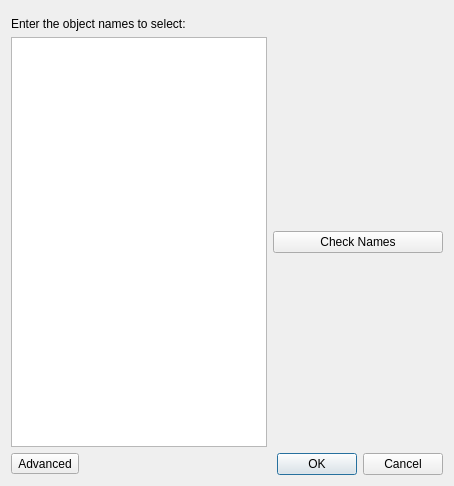
<?xml version="1.0" encoding="UTF-8"?>
<ui version="4.0">
 <class>Form</class>
 <widget class="QWidget" name="Form">
  <property name="geometry">
   <rect>
    <x>0</x>
    <y>0</y>
    <width>454</width>
    <height>486</height>
   </rect>
  </property>
  <property name="windowTitle">
   <string>Form</string>
  </property>
  <layout class="QGridLayout" name="gridLayout">
   <item row="0" column="0" colspan="3">
    <widget class="ComputerMemberOfAddBaseWidget" name="baseWidget" native="true"/>
   </item>
   <item row="1" column="0" colspan="2">
    <widget class="QLabel" name="objectNamesLabel">
     <property name="text">
      <string>Enter the object names to select:</string>
     </property>
    </widget>
   </item>
   <item row="2" column="0" colspan="2">
    <widget class="QTextEdit" name="objectNamesTextEdit"/>
   </item>
   <item row="2" column="2">
    <widget class="QPushButton" name="checkNamesButton">
     <property name="text">
      <string>Check Names</string>
     </property>
    </widget>
   </item>
   <item row="3" column="0">
    <widget class="QToolButton" name="advancedButton">
     <property name="text">
      <string>Advanced</string>
     </property>
    </widget>
   </item>
   <item row="3" column="1" colspan="2">
    <widget class="QDialogButtonBox" name="dialogButtonBox">
     <property name="standardButtons">
      <set>QDialogButtonBox::Cancel|QDialogButtonBox::Ok</set>
     </property>
    </widget>
   </item>
  </layout>
 </widget>
 <customwidgets>
  <customwidget>
   <class>ComputerMemberOfAddBaseWidget</class>
   <extends>QWidget</extends>
   <header>computermemberofaddbasewidget.h</header>
   <container>1</container>
  </customwidget>
 </customwidgets>
 <resources/>
 <connections/>
</ui>
